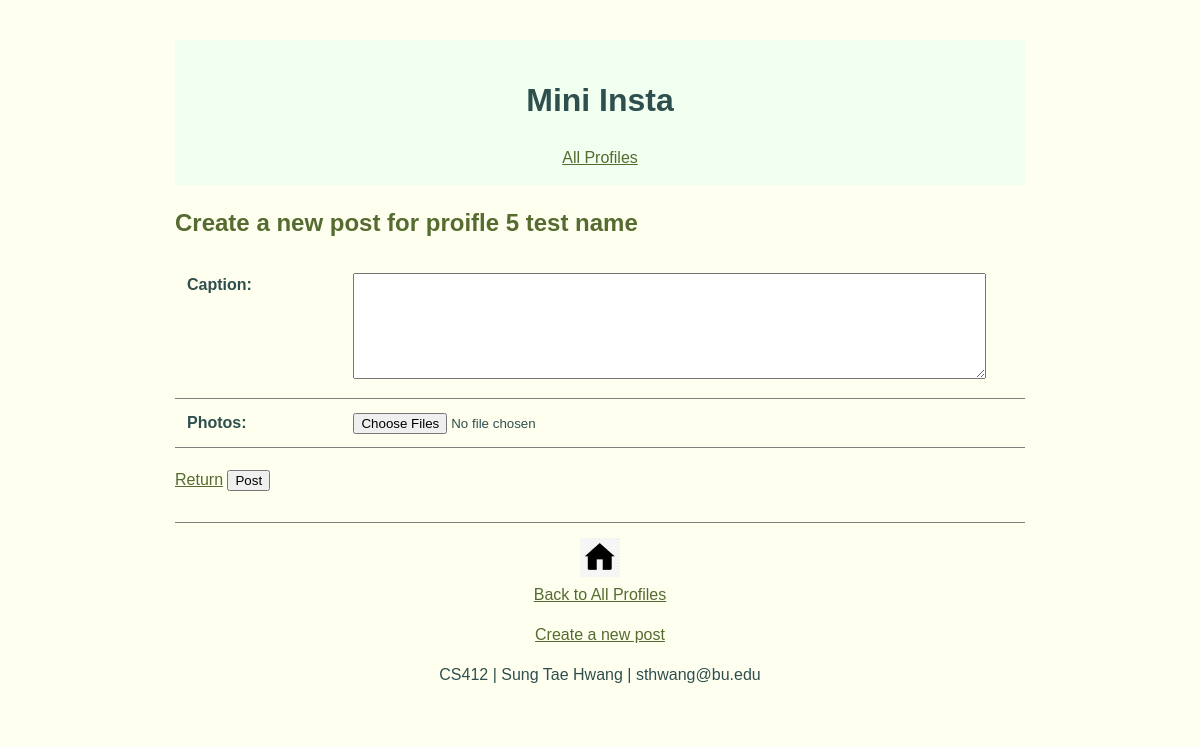
The page /mini_insta/profile/1/create_post on the database as committed earlier.
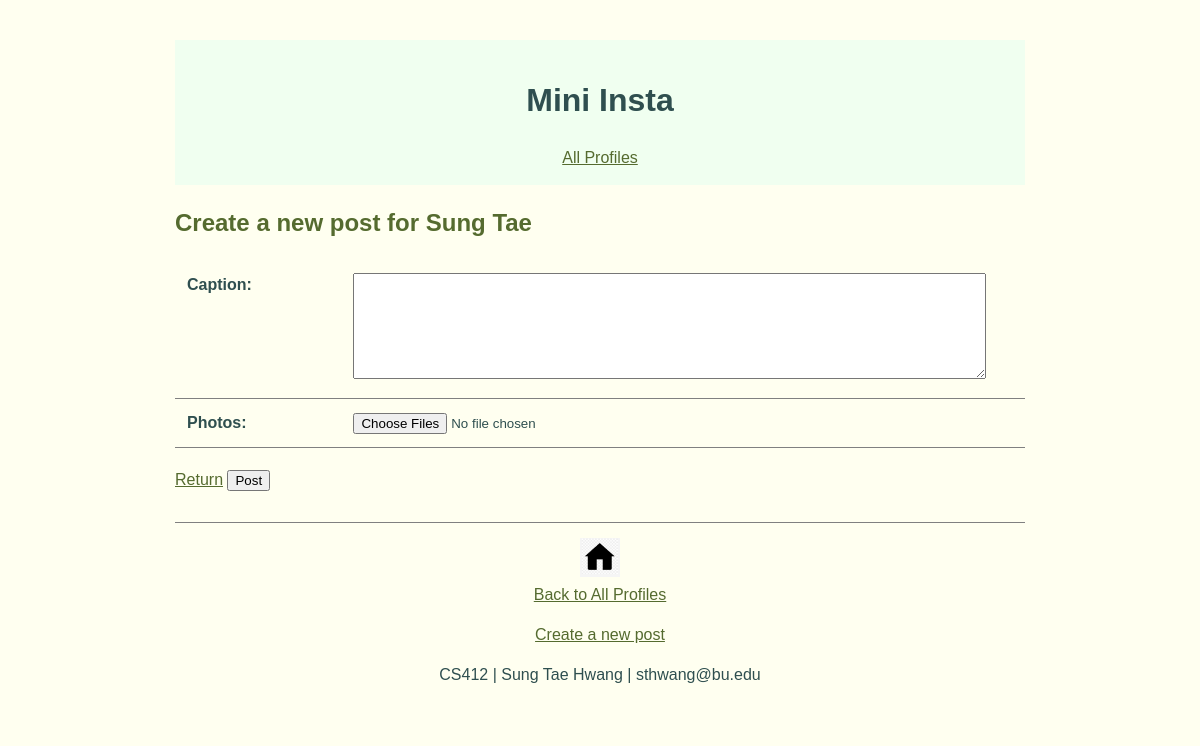
The same page on the database as committed later.
### mini_insta/models.py (models this page shows, shortened)
class Profile(models.Model):
    username = models.TextField(blank=True)
    display_name = models.TextField(blank=True)
    profile_image_url = models.URLField(blank=True)
    bio_text = models.TextField(blank=True)
    join_date = models.DateTimeField(auto_now_add=True)

### mini_insta/views.py (the view, shortened to what this page needs)
class CreatePostView(CreateView):
    form_class = CreatePostForm
    template_name = 'mini_insta/create_post_form.html'
    def get_context_data(self, **kwargs):
        context = super().get_context_data(**kwargs)
        pk = self.kwargs['pk']
        profile = Profile.objects.get(pk=pk)
        context['profile'] = profile
        return context

### mini_insta/forms.py
class CreatePostForm(forms.ModelForm):
    class Meta:
        model = Post
        fields = ['caption']

### mini_insta/templates/mini_insta/create_post_form.html (shortened to what this page needs)
{% extends 'mini_insta/base.html' %}
{% block content %}
<h2>Create a new post for {{ profile.display_name }}</h2>
<form method="POST" enctype="multipart/form-data"
      action="{% url 'mini_insta:create_post' profile.pk %}">
    <table>
        {{ form.as_table }}
        <tr>
            <th><label for="files">Photos:</label></th>
            <td>
                <input type="file" id="files" name="files"
                       accept="image/*" multiple>
            </td>
        </tr>
    </table>
    <p>
        <a href="{% url 'mini_insta:show_profile' profile.pk %}">Return</a>
        <input type="submit" name="submit" value="Post">
    </p>
</form>
{% endblock %}

### mini_insta/templates/mini_insta/base.html (shortened to what this page needs)
{% load static %}
<!DOCTYPE html>
<html>
    <head>
        <link rel="stylesheet" href="{% static 'mini_insta/style.css' %}">
    </head>
    <body>
        <header>
            <h1>Mini Insta</h1>
            <nav>
                <a href="{% url 'mini_insta:show_all_profiles' %}">
                    All Profiles
                </a>
            </nav>
        </header>
        <main>
            {% block content %}
            {% endblock %}
        </main>
        <footer>
            <a class="home-link"
               href="{% url 'mini_insta:show_all_profiles' %}">
                <img class="home-button"
                     src="{% static 'mini_insta/images/home_button.png' %}"
                     alt="">
                Back to All Profiles
            </a>
            {% if profile %}
            <p>
                <a href="{% url 'mini_insta:create_post' profile.pk %}">
                    Create a new post
                </a>
            </p>
            {% endif %}
            <p>CS412 | Sung Tae Hwang | sthwang@bu.edu</p>
        </footer>
    </body>
</html>

### static/mini_insta/style.css (style rules this page uses)
body { max-width: 850px; margin: 20px auto; padding: 20px; background-color: ivory; color: darkslategray; font-family: Arial, sans-serif; line-height: 1.5; }
header { padding: 15px; background-color: honeydew; text-align: center; }
h1 { font-size: 32px; }
h2 { color: darkolivegreen; font-size: 24px; }
a { color: darkolivegreen; }
table { width: 100%; border-collapse: collapse; margin: 20px 0; }
th, td { padding: 12px; border-bottom: 1px solid gray; text-align: left; vertical-align: top; }
footer { margin-top: 30px; padding: 15px; border-top: 1px solid gray; text-align: center; }
.home-link { display: inline-block; }
.home-button { display: block; width: 40px; height: auto; margin: 0 auto 6px; }
textarea { width: 95%; height: 100px; font-family: Arial, sans-serif; }

Rows that differ between the two databases and show on the page:
changed Profile: display_name "proifle 5 test name" → "Sung Tae"
